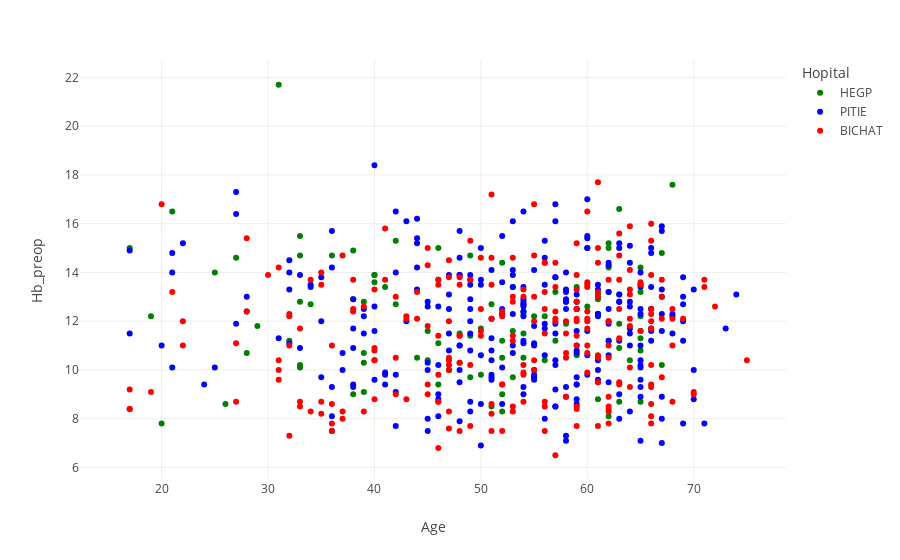

Here is the notebook cell this chart was saved with:
### Code cell
fig = px.scatter(data_frame=df, x="Age", y="Hb_preop", color="Hopital", color_discrete_map={"BICHAT": "red","HEGP": "green","PITIE": "blue"})
fig.show()

### Figure 1 — Plotly figure (JSON) as saved in the notebook; plotly's stock layout.template omitted (floating-point values rounded to 4 significant figures; data arrays with more than 128 entries replaced by an {"elided": "..."} marker saying what was removed)
{"data": [{"hovertemplate": "Hopital=HEGP<br>Age=%{x}<br>Hb_preop=%{y}<extra></extra>", "legendgroup": "HEGP", "marker": {"color": "green", "symbol": "circle"}, "mode": "markers", "name": "HEGP", "orientation": "v", "showlegend": true, "type": "scatter", "x": [16, 63, 19, 54, 38, 45, 48, 51, 65, 65, 40, 39, 32, 51, 49, 58, 65, 52, 52, 54, 62, 54, 67, 59, 64, 46, 57, 45, 49, 17, 20, 33, 54, 56, 48, 28, 52, 60, 66, 29, 56, 26, 44, 52, 50, 40, 50, 53, 33, 65, 62, 67, 53, 40, 33, 62, 27, 42, 53, 62, 46, 39, 52, 61, 38, 63, 25, 47, 61, 68, 49, 21, 52, 46, 39, 34, 62, 31, 46, 55, 57, 59, 61, 39, 65, 63, 63, 33, 33, 62, 41, 36, 59, 61, 38, 42, 63, 65, 65], "xaxis": "x", "y": [null, 8.7, 12.2, 12.3, 14.9, 10.4, 11.5, 12.7, 13.2, 11.3, 13.6, 10.3, 11.2, 8.5, 9.7, 11.9, 10.8, 10.5, 8.3, 12.4, 11.2, 11.5, 10.2, 10.6, 10.4, 9.4, 13.2, 11.6, 11.4, 15, 7.8, 15.5, 10.5, 12.2, 10.3, 10.7, 14.4, 12.6, 12.5, 11.8, 10.4, 8.6, 10.5, 9, 9.8, 13.9, 11.7, 13.4, 12.8, 8.7, 8.1, 14.8, 11.6, 13.9, 14.7, 13.2, 14.6, 15.3, 9.7, 15, 13.7, 12.8, 12.3, 8.8, 9, 13.1, 14, 10, 12.9, 17.6, 14.7, 16.5, 11.2, 11.1, 10.7, 12.7, 14.2, 21.7, 15, 12.2, 11.2, 13.4, 13.1, 9.1, 12.2, 10.9, 11.9, 10.2, 10.1, 15.2, 13.4, 14.7, 12.8, 12.3, 12.9, 12.7, 16.6, 11.6, 14.2], "yaxis": "y"}, {"hovertemplate": "Hopital=PITIE<br>Age=%{x}<br>Hb_preop=%{y}<extra></extra>", "legendgroup": "PITIE", "marker": {"color": "blue", "symbol": "circle"}, "mode": "markers", "name": "PITIE", "orientation": "v", "showlegend": true, "type": "scatter", "x": {"elided": "270 int values"}, "xaxis": "x", "y": {"elided": "270 float values"}, "yaxis": "y"}, {"hovertemplate": "Hopital=BICHAT<br>Age=%{x}<br>Hb_preop=%{y}<extra></extra>", "legendgroup": "BICHAT", "marker": {"color": "red", "symbol": "circle"}, "mode": "markers", "name": "BICHAT", "orientation": "v", "showlegend": true, "type": "scatter", "x": {"elided": "240 int values"}, "xaxis": "x", "y": {"elided": "240 float values"}, "yaxis": "y"}], "layout": {"legend": {"title": {"text": "Hopital"}, "tracegroupgap": 0}, "margin": {"t": 60}, "xaxis": {"anchor": "y", "domain": [0, 1], "title": {"text": "Age"}}, "yaxis": {"anchor": "x", "domain": [0, 1], "title": {"text": "Hb_preop"}}}}
